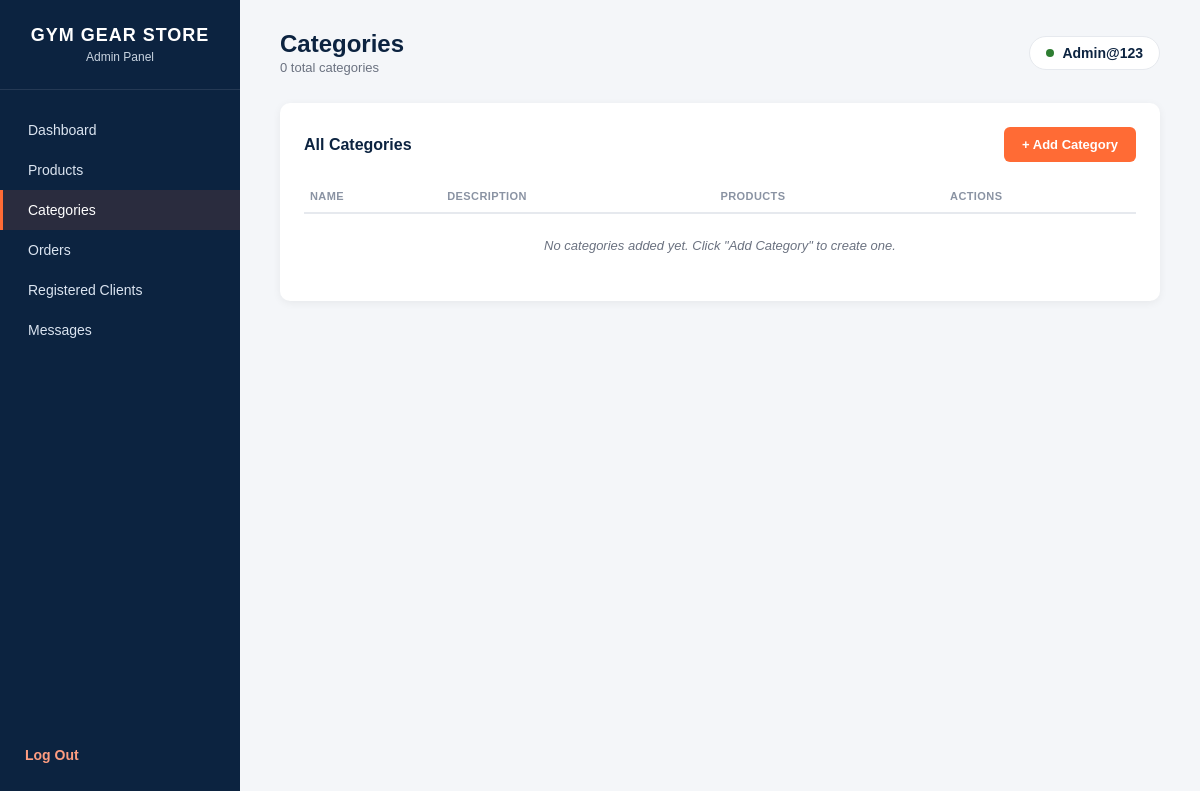
The page /Categories/manage_categories.php (signed in) on the database as committed earlier.
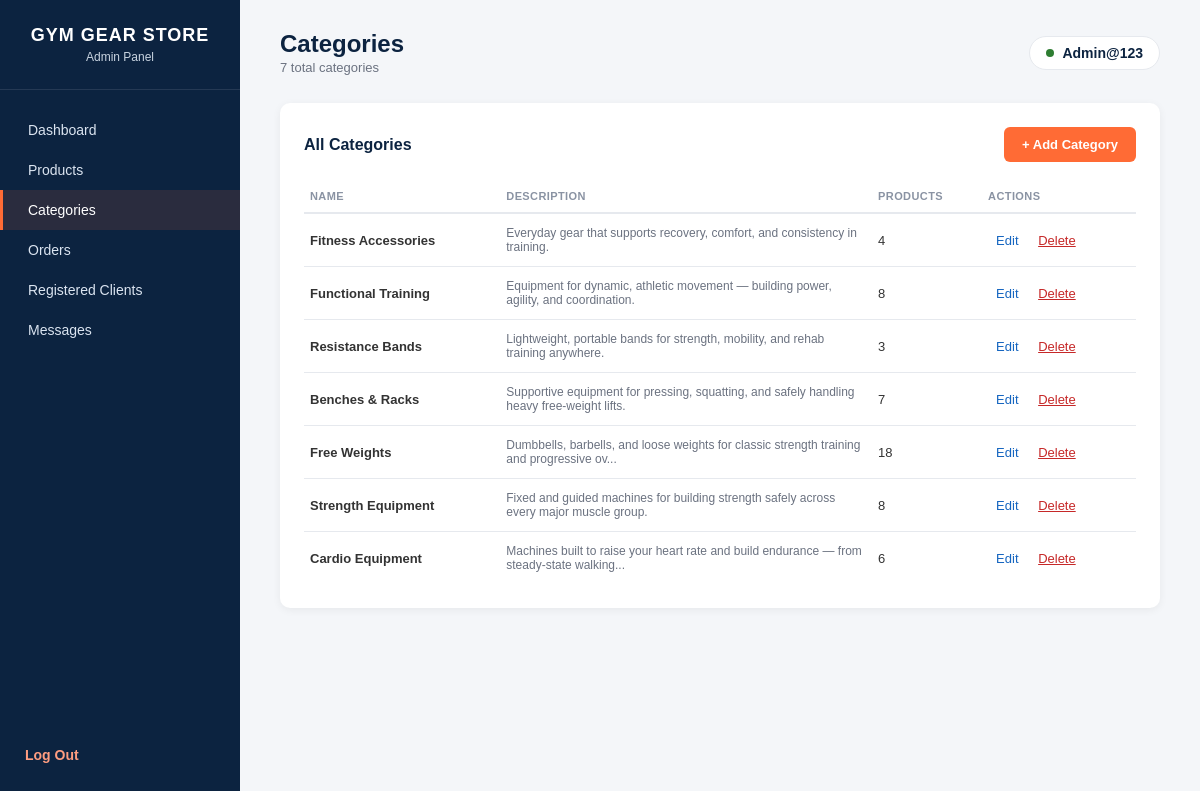
The same page on the database as committed later.
### tables this page shows
CREATE TABLE `categories` (
  `category_id` int NOT NULL AUTO_INCREMENT,
  `category_name` varchar(100) NOT NULL,
  `description` text,
  PRIMARY KEY (`category_id`),
  UNIQUE KEY `category_name` (`category_name`)
);

### Categories/manage_categories.php (the view, shortened to what this page needs)
<?php
require '../db_connect.php';
$categories = [];
try {
    $stmt = $pdo->query("
        SELECT cat.category_id, cat.category_name, cat.description,
               (SELECT COUNT(*) FROM products p WHERE p.category_id = cat.category_id) AS product_count
        FROM categories cat
        ORDER BY cat.category_id DESC
    ");
    $categories = $stmt->fetchAll(PDO::FETCH_ASSOC);
} catch (PDOException $e) {
    $categories = [];
}
?>
<!DOCTYPE html>
<html lang="en">
<head>
<link rel="stylesheet" href="../Admin/assets/admin.css">
</head>
<body>
<div class="sidebar">
    <div class="brand">
        <h2>GYM GEAR STORE</h2>
        <span>Admin Panel</span>
    </div>
    <nav>
        <ul>
            <li><a href="../Admin/admin_dashboard.php">Dashboard</a></li>
            <li><a href="../Products/manage_products.php">Products</a></li>
            <li><a href="manage_categories.php" class="active">Categories</a></li>
            <li><a href="../Admin/manage_orders.php">Orders</a></li>
            <li><a href="../Admin/manage_clients.php">Registered Clients</a></li>
            <li><a href="../Admin/manage_messages.php">Messages</a></li>
        </ul>
    </nav>
    <div class="logout-link">
        <a href="../Admin/logout.php">Log Out</a>
    </div>
</div>
<div class="main">
    <div class="topbar">
        <div>
            <h1>Categories</h1>
            <div class="date"><?= count($categories) ?> total categories</div>
        </div>
        <div class="admin-chip">
            <span class="dot"></span>
            <?= htmlspecialchars($_SESSION['admin_name']) ?>
        </div>
    </div>
    <div class="panel">
        <div class="panel-header">
            <h2>All Categories</h2>
            <button class="btn btn-primary" onclick="openAddCategory()">+ Add Category</button>
        </div>
        <table>
            <thead>
                <tr>
                    <th>Name</th>
                    <th>Description</th>
                    <th>Products</th>
                    <th>Actions</th>
                </tr>
            </thead>
            <tbody>
                <?php if (empty($categories)): ?>
                    <tr><td colspan="4" class="empty-row">No categories added yet. Click "Add Category" to create one.</td></tr>
                <?php else: ?>
                    <?php foreach ($categories as $c): ?>
                    <tr>
                        <td><strong><?= htmlspecialchars($c['category_name']) ?></strong></td>
                        <td class="text-muted-cell"><?= htmlspecialchars(mb_strimwidth($c['description'] ?? '', 0, 90, '...')) ?></td>
                        <td><?= (int)$c['product_count'] ?></td>
                        <td>
                            <button class="btn-icon btn-edit"
                                onclick='openEditCategory(<?= json_encode($c, JSON_HEX_APOS | JSON_HEX_QUOT) ?>)'>Edit</button>
                            <a class="btn-icon btn-delete"
                               href="delete_category.php?id=<?= $c['category_id'] ?>"
                               onclick="return confirmDelete('Delete this category? This will fail if products are still linked to it.')">Delete</a>
                        </td>
                    </tr>
                    <?php endforeach; ?>
                <?php endif; ?>
            </tbody>
        </table>
    </div>
</div>
</body>
</html>

Rows that differ between the two databases and show on the page:
added categories: category_name "Fitness Accessories", description "Everyday gear that supports recovery, comfort, and consistency in training.", product_count "4"
added categories: category_name "Functional Training", description "Equipment for dynamic, athletic movement — building power, agility, and coordination.", product_count "8"
added categories: category_name "Resistance Bands", description "Lightweight, portable bands for strength, mobility, and rehab training anywhere.", product_count "3"
added categories: category_name "Benches & Racks", description "Supportive equipment for pressing, squatting, and safely handling heavy free-weight lifts.", product_count "7"
added categories: category_name "Free Weights", description "Dumbbells, barbells, and loose weights for classic strength training and progressive ov...", product_count "18"
added categories: category_name "Strength Equipment", description "Fixed and guided machines for building strength safely across every major muscle group.", product_count "8"
added categories: category_name "Cardio Equipment", description "Machines built to raise your heart rate and build endurance — from steady-state walking...", product_count "6"
Other text that changed with them:
count($categories): "0" → "7"
text no longer shown: "No categories added yet. Click \"Add Category\" to create one."
